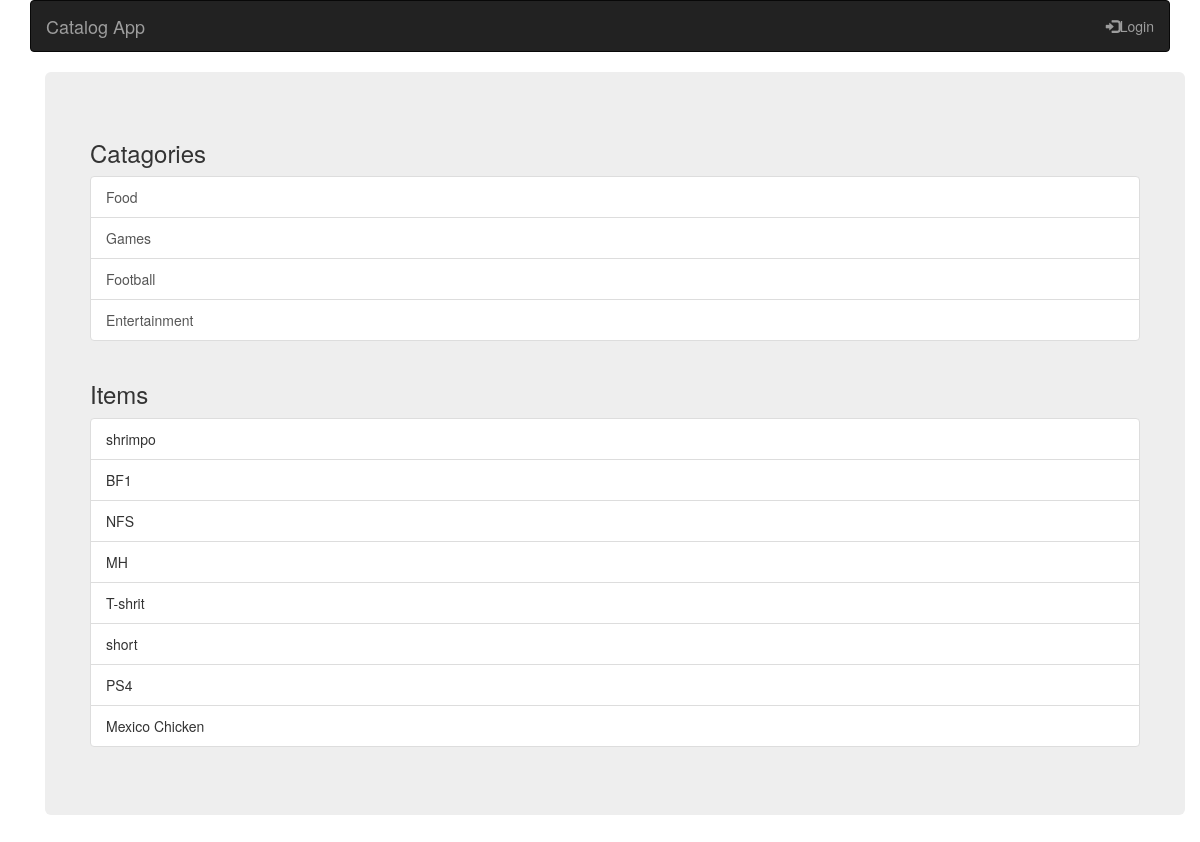
The app's page /catalog, older data.
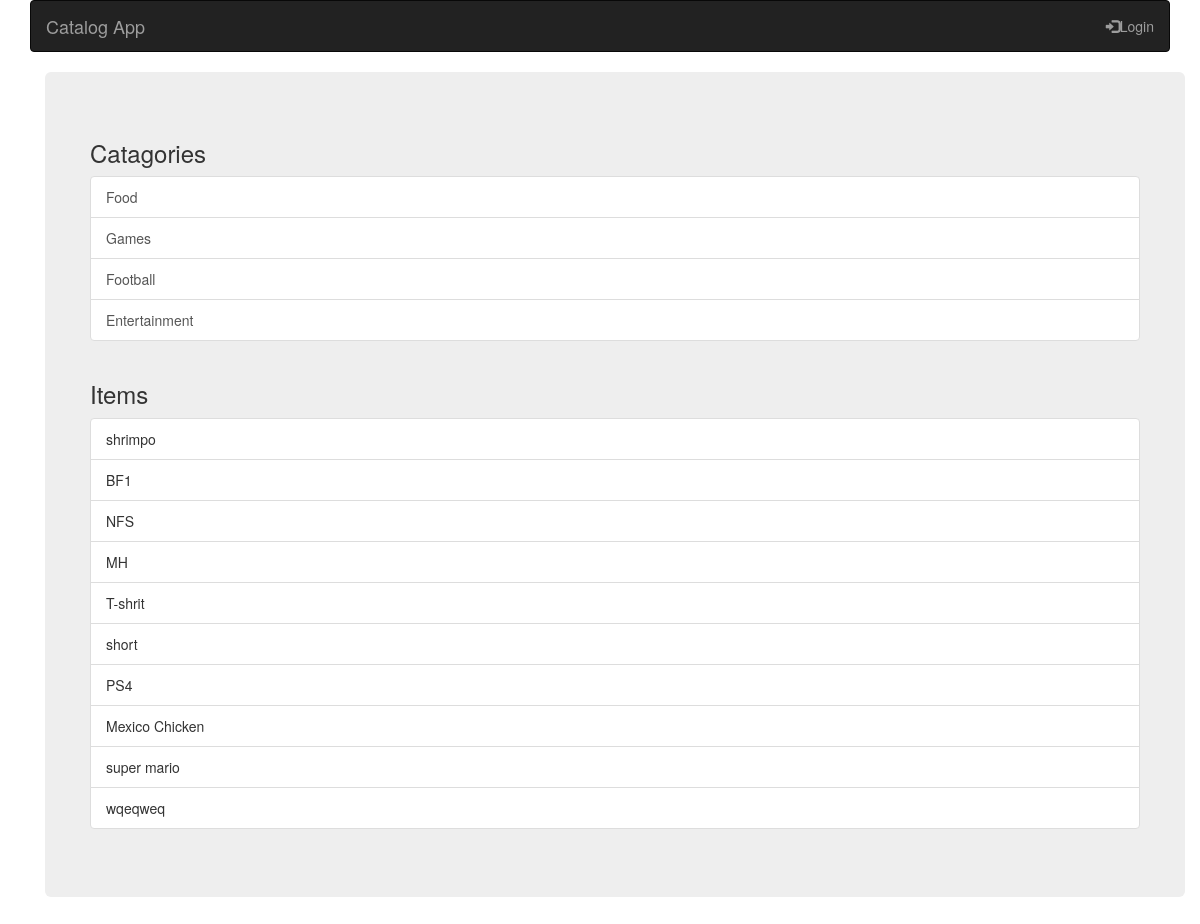
The same page, newer data.
### models.py (models this page shows, shortened)
class Categories(Base):
    __tablename__ = 'categories'
    id = Column(Integer, primary_key=True)
    user_id = Column(Integer, ForeignKey('user.id'))
    name = Column(String(45), nullable=False)
    user = relationship(User)

class Items(Base):
    __tablename__ = 'items'
    id = Column(Integer, primary_key=True)
    cate_id = Column(Integer, ForeignKey('categories.id'))
    name = Column(String(45), nullable=False)
    description = Column(String(100), nullable=True)
    cate = relationship(Categories)

### application.py (the view)
@app.route('/')
@app.route('/catalog')
def all_catalog():
    categories = session.query(Categories).all()
    items = session.query(Items).all()
    return render_template('catalog.html', categories=categories, items=items)

### templates/catalog.html (shortened to what this page needs)
{% extends "main.html" %}
{% block content %}
{% include "header.html" %}
<main role="main" class="container">
    <div class="jumbotron">
        <div class="row">
            <div class="col">
                <h3>Catagories</h3>
                <ul class="list-group">
                    {% for category in categories %}
                    <a class="list-group-item" href="{{url_for('items_per_category',category_name=category.name)}}">{{category.name}}</a>
                    {% endfor %}
                </ul>
            </div>
        </div>
        <div class="row">
            <div class="col">
                <h3>Items</h3>
                <ul class="list-group">
                    {% for item in items %}
                    <li class="list-group-item">{{item.name}}</li>
                    {% endfor %}
                </ul>
            </div>
        </div>
    </div>
</main>
{%endblock%}

### templates/main.html (shortened to what this page needs)
<!DOCTYPE html>
<html lang="en">
<head>
	<link rel="stylesheet" href="//netdna.bootstrapcdn.com/bootstrap/3.1.1/css/bootstrap.min.css">
</head>
<body>
	<div class="container">
		{% block content %}
		{% endblock %}
	</div>
</body>
</html>

### templates/header.html
<nav class="navbar navbar-inverse">
          <div class="container-fluid">
            <div class="navbar-header">
              <a class="navbar-brand" href="{{url_for('all_catalog')}}">Catalog App</a>
            </div>
            <ul class="nav navbar-nav navbar-right">
                {% if 'username' not in session %}
                <li><a href="{{url_for('show_login')}}"><span class="glyphicon glyphicon-log-in"></span>Login</a></li>
                {% else %}
                <li><a href="{{url_for('gdisconnect')}}"><span class="glyphicon glyphicon-log-out"></span>Logout</a></li>
                {% endif %}
            </ul>
          </div>
        </nav>

Row changes from the older to the newer data that the page shows:
added Items: name "super mario"
added Items: name "wqeqweq"
